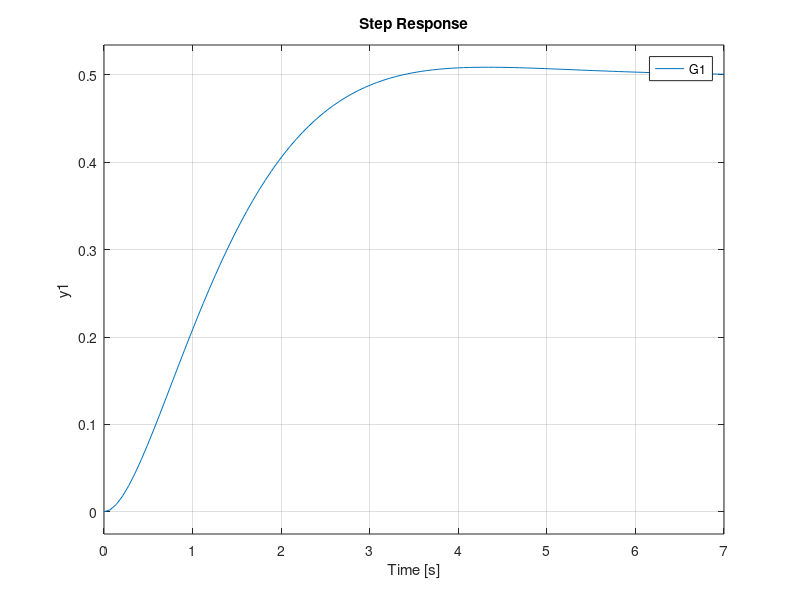
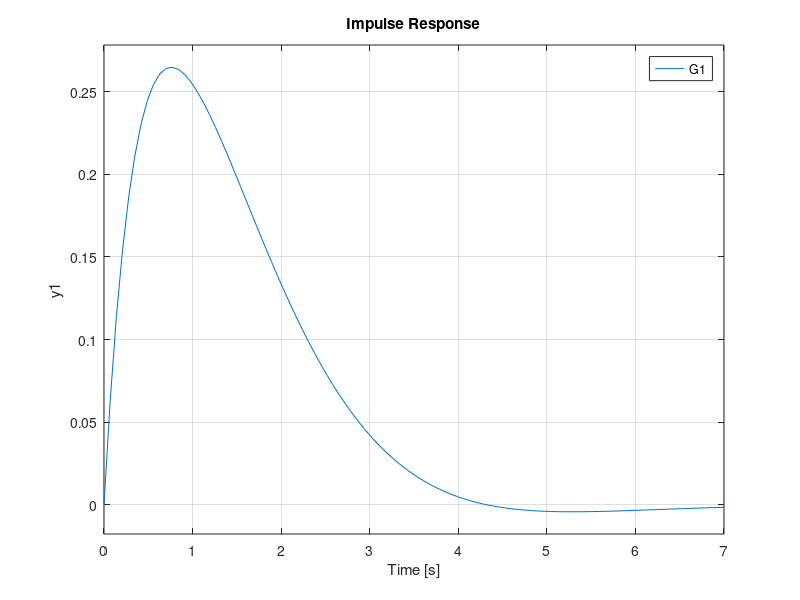

MATLAB code to generate these figures, in order:
clc
clear

num1 = [1 2];
denum1 = [1 4 3];
G1 = tf(num1, denum1)

num2 = [1];
denum2 = [1 1];
G2 = tf(num2,denum2)
 
num3 = [1];
denum3 = [1 2];
G3 = tf(num3,denum3)

G4 = parallel(G1,G2)

seri = series(G1,G2);
G5 = feedback(seri,G3)

figure(1)
hold all
step(G1)
step(G2)
step(G3)
step(G4)
step(G5)
legend('G1','G2','G3','G4','G5')

figure(2)
hold all
impulse(G1)
impulse(G2)
impulse(G3)
impulse(G4)
impulse(G5)
legend('G1','G2','G3','G4','G5')
